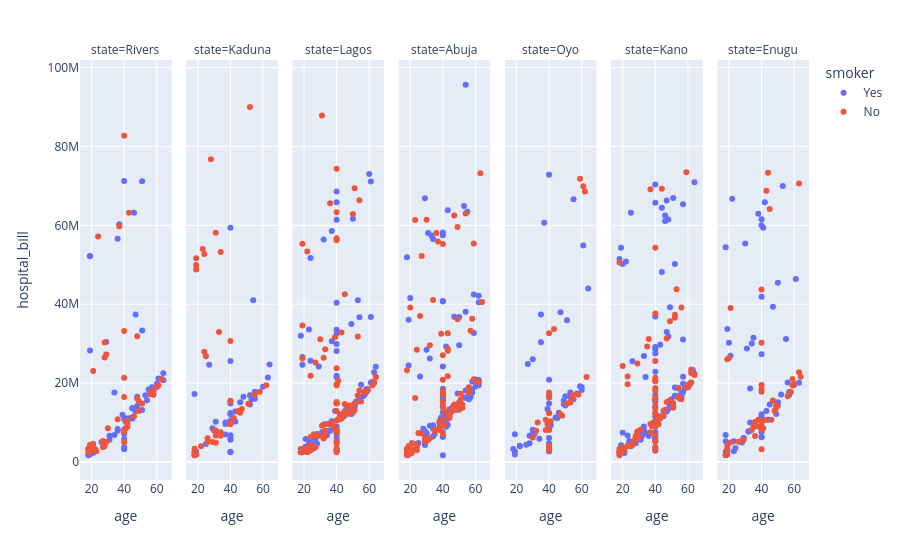

Here is the notebook cell this chart was saved with:
### Code cell
# Multivariate Analysis: feature relationships
fig = px.scatter(
    df,
    x="age",
    y="hospital_bill",
    color="smoker",
    facet_col="state"
    
)
fig.show()
